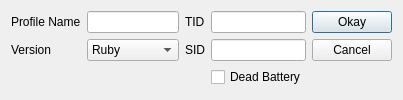
<?xml version="1.0" encoding="UTF-8"?>
<ui version="4.0">
 <class>ProfileEditor3</class>
 <widget class="QDialog" name="ProfileEditor3">
  <property name="geometry">
   <rect>
    <x>0</x>
    <y>0</y>
    <width>388</width>
    <height>100</height>
   </rect>
  </property>
  <property name="windowTitle">
   <string>Profile Editor Gen 3</string>
  </property>
  <layout class="QGridLayout" name="gridLayout">
   <item row="0" column="0">
    <widget class="QLabel" name="labelProfile">
     <property name="text">
      <string>Profile Name</string>
     </property>
    </widget>
   </item>
   <item row="0" column="1">
    <widget class="QLineEdit" name="lineEditProfile"/>
   </item>
   <item row="1" column="0">
    <widget class="QLabel" name="labelVersion">
     <property name="text">
      <string>Version</string>
     </property>
    </widget>
   </item>
   <item row="1" column="1">
    <widget class="ComboBox" name="comboBoxVersion">
     <item>
      <property name="text">
       <string>Ruby</string>
      </property>
     </item>
     <item>
      <property name="text">
       <string>Sapphire</string>
      </property>
     </item>
     <item>
      <property name="text">
       <string>Fire Red</string>
      </property>
     </item>
     <item>
      <property name="text">
       <string>Leaf Green</string>
      </property>
     </item>
     <item>
      <property name="text">
       <string>Emerald</string>
      </property>
     </item>
     <item>
      <property name="text">
       <string>XD</string>
      </property>
     </item>
     <item>
      <property name="text">
       <string>Colosseum</string>
      </property>
     </item>
    </widget>
   </item>
   <item row="0" column="2">
    <widget class="QLabel" name="labelTID">
     <property name="text">
      <string>TID</string>
     </property>
    </widget>
   </item>
   <item row="0" column="3">
    <widget class="TextBox" name="textBoxTID"/>
   </item>
   <item row="1" column="2">
    <widget class="QLabel" name="labelSID">
     <property name="text">
      <string>SID</string>
     </property>
    </widget>
   </item>
   <item row="1" column="3">
    <widget class="TextBox" name="textBoxSID"/>
   </item>
   <item row="2" column="3">
    <widget class="QCheckBox" name="checkBoxDeadBattery">
     <property name="text">
      <string>Dead Battery</string>
     </property>
    </widget>
   </item>
   <item row="0" column="4">
    <widget class="QPushButton" name="pushButtonOkay">
     <property name="text">
      <string>Okay</string>
     </property>
    </widget>
   </item>
   <item row="1" column="4">
    <widget class="QPushButton" name="pushButtonCancel">
     <property name="text">
      <string>Cancel</string>
     </property>
    </widget>
   </item>
  </layout>
 </widget>
 <customwidgets>
  <customwidget>
   <class>TextBox</class>
   <extends>QLineEdit</extends>
   <header>Form/Controls/TextBox.hpp</header>
  </customwidget>
  <customwidget>
   <class>ComboBox</class>
   <extends>QComboBox</extends>
   <header>Form/Controls/ComboBox.hpp</header>
  </customwidget>
 </customwidgets>
</ui>
